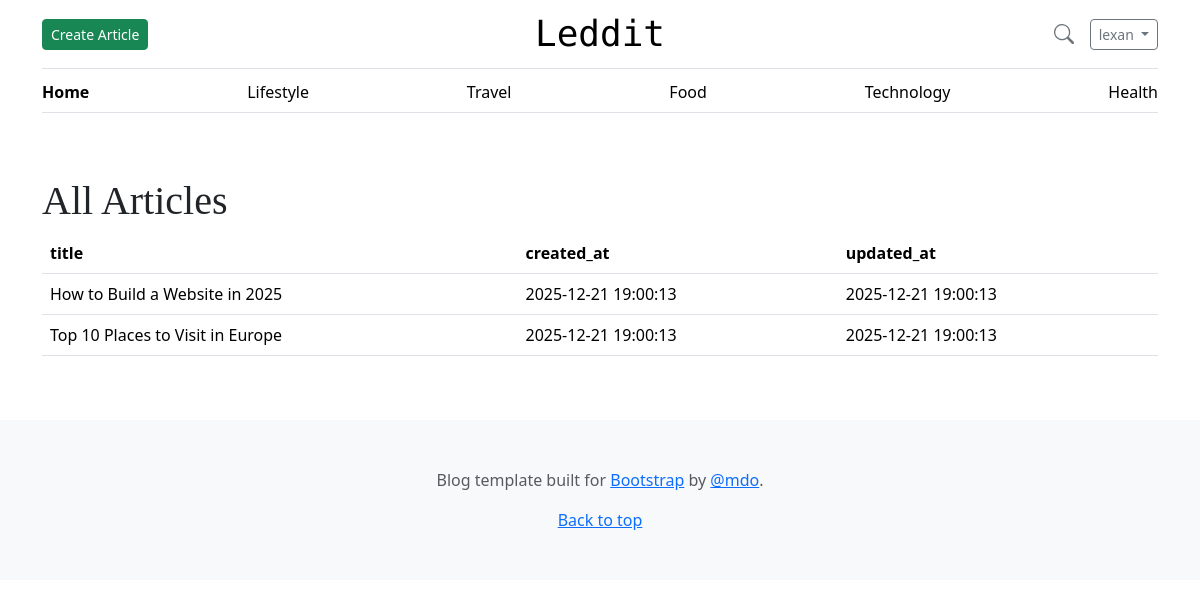
The app's page /all_articles.php (signed in) with its own data.
### tables this page shows
CREATE TABLE articles (
    article_id INT AUTO_INCREMENT PRIMARY KEY,
    FK_user_id INT NOT NULL,
    title VARCHAR(255) NOT NULL,
    summary TEXT,
    content LONGTEXT NOT NULL,
    created_at TIMESTAMP DEFAULT CURRENT_TIMESTAMP,
    updated_at TIMESTAMP DEFAULT CURRENT_TIMESTAMP ON UPDATE CURRENT_TIMESTAMP,
    is_active BOOLEAN DEFAULT TRUE,

    FULLTEXT KEY ft_title_summary (title, summary),
    FULLTEXT KEY ft_content (content),

    FOREIGN KEY (FK_user_id) REFERENCES users(user_id) ON DELETE CASCADE
);

### www/all_articles.php (the view, shortened to what this page needs)
<?php
require_once("db_access.php");
$sql = "SELECT title, created_at, updated_at
        FROM articles
        WHERE is_active = 1;
        ";
$stmt = $pdo->prepare($sql);
$stmt->execute();
$articles = $stmt->fetchAll(PDO::FETCH_ASSOC);
?>
<!DOCTYPE html>
<html lang="en">
<head>
    <?php readfile(__DIR__ . "/assets/head.html"); ?>
</head>
<body>
<?php require_once("./assets/navbar.php"); ?>
<main class="container py-5">
    <h1>All Articles</h1>
    <?php if (!$articles): ?>
        <p class="text-muted">No articles have been written yet.</p>
    <?php else: ?>
        <table class="table align-middle">
            <thead>
            <tr>
                <?php foreach (array_keys($articles[0]) as $column): ?>
                    <th><?= htmlspecialchars($column) ?></th>
                <?php endforeach; ?>
            </tr>
            </thead>
            <tbody>
            <?php foreach ($articles as $row): ?>
                <tr>
                    <td><?= htmlspecialchars($row["title"]) ?></td>
                    <td><?= htmlspecialchars($row["created_at"]) ?></td>
                    <td><?= htmlspecialchars($row["updated_at"]) ?></td>
                </tr>
            <?php endforeach; ?>
            </tbody>
        </table>
    <?php endif; ?>
</main>
<?php readfile("./assets/footer.html"); ?>
</body>
</html>

### www/assets/css/blog.css (style rules this page uses)
h1, h2, h3, h4, h5, h6 { font-family: "Playfair Display", Georgia, "Times New Roman", serif; }

### records on screen
articles: title "How to Build a Website in 2025", created_at "2025-12-21 19:00:13", updated_at "2025-12-21 19:00:13"
articles: title "Top 10 Places to Visit in Europe", created_at "2025-12-21 19:00:13", updated_at "2025-12-21 19:00:13"

### other values on screen
$_SESSION["user_name_logged_in"] "lexan"
$column "title"
$column "created_at"
$column "updated_at"
